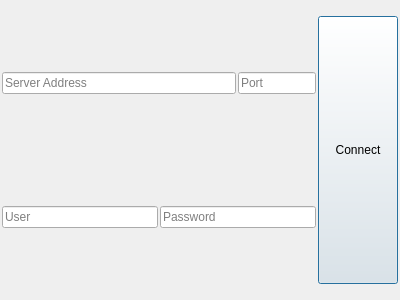
<?xml version="1.0" encoding="UTF-8"?>
<ui version="4.0">
 <class>Login</class>
 <widget class="QDialog" name="Login">
  <property name="geometry">
   <rect>
    <x>0</x>
    <y>0</y>
    <width>400</width>
    <height>300</height>
   </rect>
  </property>
  <property name="windowTitle">
   <string>Tiny Files</string>
  </property>
  <property name="windowIcon">
   <iconset resource="resource.qrc">
    <normaloff>:/pic/tittle.png</normaloff>:/pic/tittle.png</iconset>
  </property>
  <property name="autoFillBackground">
   <bool>false</bool>
  </property>
  <layout class="QVBoxLayout" name="verticalLayout" stretch="0,1,0">
   <property name="spacing">
    <number>0</number>
   </property>
   <property name="leftMargin">
    <number>0</number>
   </property>
   <property name="topMargin">
    <number>0</number>
   </property>
   <property name="rightMargin">
    <number>0</number>
   </property>
   <property name="bottomMargin">
    <number>0</number>
   </property>
   <item>
    <widget class="QLabel" name="image">
     <property name="text">
      <string/>
     </property>
     <property name="pixmap">
      <pixmap resource="resource.qrc">:/res/res/little_files_intro.png</pixmap>
     </property>
     <property name="scaledContents">
      <bool>true</bool>
     </property>
    </widget>
   </item>
   <item>
    <widget class="QWidget" name="widget" native="true">
     <layout class="QHBoxLayout" name="horizontalLayout">
      <property name="spacing">
       <number>2</number>
      </property>
      <property name="leftMargin">
       <number>2</number>
      </property>
      <property name="topMargin">
       <number>2</number>
      </property>
      <property name="rightMargin">
       <number>2</number>
      </property>
      <property name="bottomMargin">
       <number>2</number>
      </property>
      <item>
       <widget class="QWidget" name="widget_2" native="true">
        <layout class="QVBoxLayout" name="verticalLayout_2">
         <property name="spacing">
          <number>0</number>
         </property>
         <property name="leftMargin">
          <number>0</number>
         </property>
         <property name="topMargin">
          <number>0</number>
         </property>
         <property name="rightMargin">
          <number>0</number>
         </property>
         <property name="bottomMargin">
          <number>0</number>
         </property>
         <item>
          <widget class="QWidget" name="widget_4" native="true">
           <layout class="QHBoxLayout" name="horizontalLayout_2" stretch="3,1">
            <property name="spacing">
             <number>2</number>
            </property>
            <property name="leftMargin">
             <number>0</number>
            </property>
            <property name="topMargin">
             <number>2</number>
            </property>
            <property name="rightMargin">
             <number>0</number>
            </property>
            <property name="bottomMargin">
             <number>2</number>
            </property>
            <item>
             <widget class="QLineEdit" name="server_addr">
              <property name="placeholderText">
               <string>Server Address</string>
              </property>
             </widget>
            </item>
            <item>
             <widget class="QLineEdit" name="server_port">
              <property name="placeholderText">
               <string>Port</string>
              </property>
             </widget>
            </item>
           </layout>
          </widget>
         </item>
         <item>
          <widget class="QWidget" name="widget_3" native="true">
           <layout class="QHBoxLayout" name="horizontalLayout_3">
            <property name="spacing">
             <number>2</number>
            </property>
            <property name="leftMargin">
             <number>0</number>
            </property>
            <property name="topMargin">
             <number>2</number>
            </property>
            <property name="rightMargin">
             <number>0</number>
            </property>
            <property name="bottomMargin">
             <number>2</number>
            </property>
            <item>
             <widget class="QLineEdit" name="username">
              <property name="placeholderText">
               <string>User</string>
              </property>
             </widget>
            </item>
            <item>
             <widget class="QLineEdit" name="password">
              <property name="echoMode">
               <enum>QLineEdit::Password</enum>
              </property>
              <property name="placeholderText">
               <string>Password</string>
              </property>
             </widget>
            </item>
           </layout>
          </widget>
         </item>
        </layout>
       </widget>
      </item>
      <item>
       <widget class="QPushButton" name="connect_button">
        <property name="sizePolicy">
         <sizepolicy hsizetype="Minimum" vsizetype="Expanding">
          <horstretch>0</horstretch>
          <verstretch>0</verstretch>
         </sizepolicy>
        </property>
        <property name="text">
         <string>Connect</string>
        </property>
       </widget>
      </item>
     </layout>
    </widget>
   </item>
   <item>
    <widget class="QLabel" name="status">
     <property name="text">
      <string/>
     </property>
    </widget>
   </item>
  </layout>
 </widget>
 <resources>
  <include location="resource.qrc"/>
 </resources>
 <connections/>
</ui>
